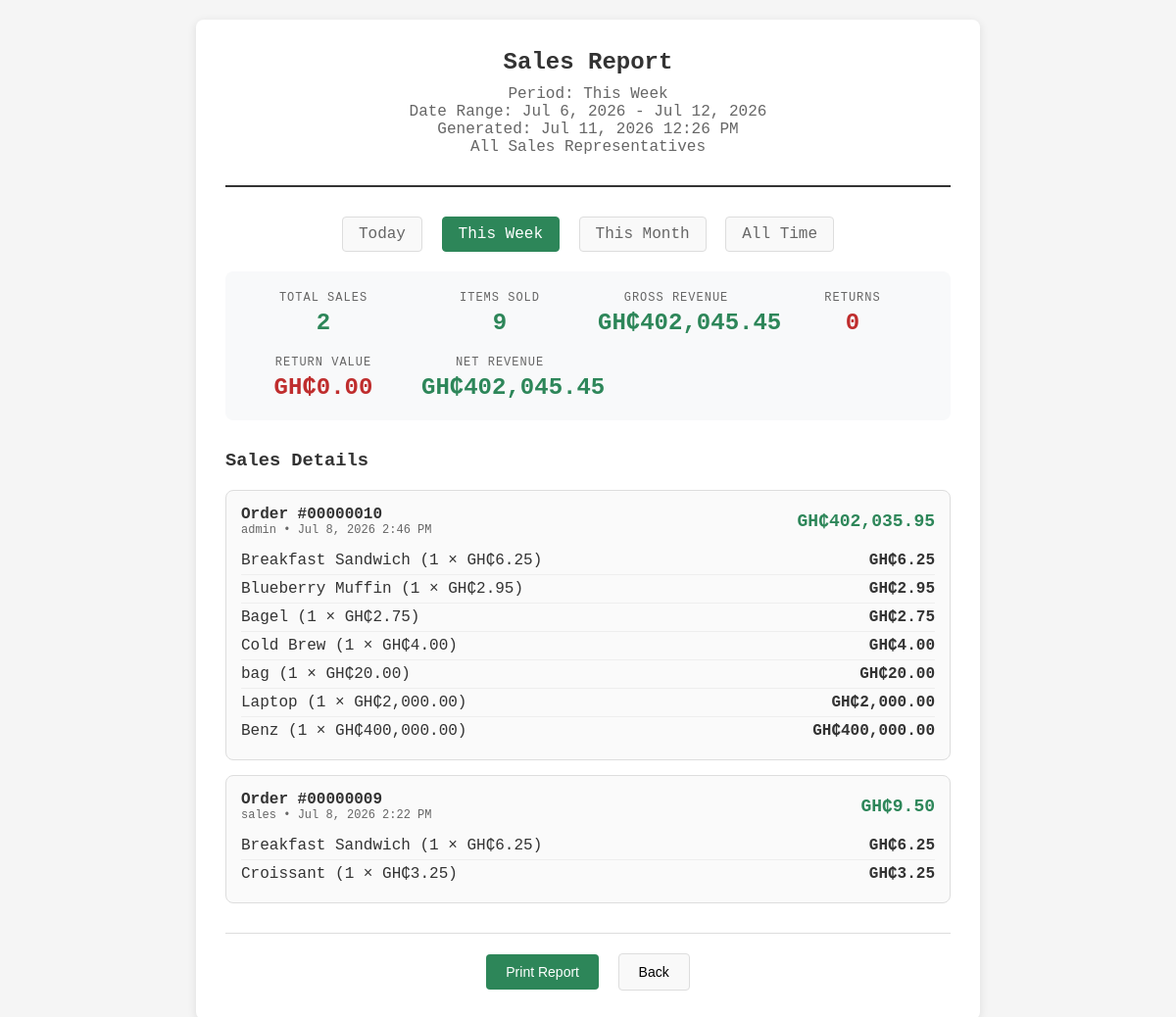
Page /sales_report.php?period=week (signed in) on the committed database.
### tables this page shows
CREATE TABLE order_items (
            id INTEGER PRIMARY KEY,
            order_id INTEGER NOT NULL,
            product_id INTEGER NOT NULL,
            name TEXT NOT NULL,
            price REAL NOT NULL,
            quantity INTEGER NOT NULL,
            subtotal REAL NOT NULL,
            FOREIGN KEY(order_id) REFERENCES orders(id)
        );

### inc/functions.php (called while the page is built, shortened)
<?php
function current_user() {
    return $_SESSION['user'] ?? null;
}

### sales_report.php (the view, shortened to what this page needs)
<?php
require_once __DIR__ . '/inc/functions.php';
$user = current_user();
$period = $_GET['period'] ?? 'day';
$periods = ['day' => 'Today', 'week' => 'This Week', 'month' => 'This Month', 'all' => 'All Time'];
$now = new DateTime();
$startDate = clone $now;
$endDate = clone $now;
switch ($period) {
    case 'week':
        $startDate->modify('monday this week')->setTime(0, 0, 0);
        $endDate->modify('sunday this week')->setTime(23, 59, 59);
        break;
}
$db = get_database();
if ($period === 'all') {
    $query = 'SELECT oi.id, oi.order_id, oi.product_id, oi.name, oi.price, oi.quantity, oi.subtotal,
                     o.username, o.total, o.created_at, o.status,
                     r.return_status, r.receipt_content
              FROM order_items oi
              JOIN orders o ON o.id = oi.order_id
              LEFT JOIN receipts r ON r.order_id = o.id';
} else {
    $query = 'SELECT oi.id, oi.order_id, oi.product_id, oi.name, oi.price, oi.quantity, oi.subtotal,
                     o.username, o.total, o.created_at, o.status,
                     r.return_status, r.receipt_content
              FROM order_items oi
              JOIN orders o ON o.id = oi.order_id
              LEFT JOIN receipts r ON r.order_id = o.id
              WHERE o.created_at >= :start_date AND o.created_at <= :end_date';
}
$query .= ' ORDER BY o.created_at DESC';
$stmt = $db->prepare($query);
if ($period !== 'all') {
    $stmt->bindValue(':start_date', $startDate->format('c'));
    $stmt->bindValue(':end_date', $endDate->format('c'));
}
$stmt->execute();
$salesData = $stmt->fetchAll(PDO::FETCH_ASSOC);
$groupedSales = [];
foreach ($salesData as $item) {
    $orderId = $item['order_id'];
    if (!isset($groupedSales[$orderId])) {
        $groupedSales[$orderId] = [
            'order_id' => $orderId,
            'username' => $item['username'],
            'total' => $item['total'],
            'created_at' => $item['created_at'],
            'status' => $item['status'],
            'return_status' => $item['return_status'],
            'receipt_content' => $item['receipt_content'],
            'items' => []
        ];
    }
    $groupedSales[$orderId]['items'][] = $item;
}
$totalSales = count($groupedSales);
$totalRevenue = 0;
$totalItems = 0;
$returnedSales = 0;
$returnedRevenue = 0;
foreach ($groupedSales as $order) {
    $totalRevenue += $order['total'];
    $totalItems += count($order['items']);
}
$netRevenue = $totalRevenue - $returnedRevenue;
?>
<!DOCTYPE html>
<html lang="en">
<head>
</head>
<body>
  <div class="report-container">
    <div class="report-header">
      <h1 class="report-title">Sales Report</h1>
      <div class="report-meta">
        Period: <?php echo $periods[$period]; ?><br>
        <?php if ($period !== 'all'): ?>
        Date Range: <?php echo $startDate->format('M j, Y'); ?> - <?php echo $endDate->format('M j, Y'); ?><br>
        <?php else: ?>
        Date Range: All Time<br>
        <?php endif; ?>
        Generated: <?php echo date('M j, Y g:i A'); ?><br>
        <?php if ($user['role'] === 'admin'): ?>
          All Sales Representatives
        <?php else: ?>
          Sales Rep: <?php echo htmlspecialchars($user['username']); ?>
        <?php endif; ?>
      </div>
    </div>
    <div class="period-selector">
      <a href="?period=day" class="<?php echo $period === 'day' ? 'active' : ''; ?>">Today</a>
      <a href="?period=week" class="<?php echo $period === 'week' ? 'active' : ''; ?>">This Week</a>
      <a href="?period=month" class="<?php echo $period === 'month' ? 'active' : ''; ?>">This Month</a>
      <a href="?period=all" class="<?php echo $period === 'all' ? 'active' : ''; ?>">All Time</a>
    </div>
    <div class="stats-grid">
      <div class="stat-item">
        <div class="stat-label">Total Sales</div>
        <div class="stat-value"><?php echo $totalSales; ?></div>
      </div>
      <div class="stat-item">
        <div class="stat-label">Items Sold</div>
        <div class="stat-value"><?php echo $totalItems; ?></div>
      </div>
      <div class="stat-item">
        <div class="stat-label">Gross Revenue</div>
        <div class="stat-value">GH₵<?php echo number_format($totalRevenue, 2); ?></div>
      </div>
      <div class="stat-item">
        <div class="stat-label">Returns</div>
        <div class="stat-value negative"><?php echo $returnedSales; ?></div>
      </div>
      <div class="stat-item">
        <div class="stat-label">Return Value</div>
        <div class="stat-value negative">GH₵<?php echo number_format($returnedRevenue, 2); ?></div>
      </div>
      <div class="stat-item">
        <div class="stat-label">Net Revenue</div>
        <div class="stat-value">GH₵<?php echo number_format($netRevenue, 2); ?></div>
      </div>
    </div>
    <?php if (!empty($groupedSales)): ?>
      <div class="sales-list">
        <h3>Sales Details</h3>
        <?php foreach ($groupedSales as $order): ?>
          <div class="sale-item">
            <div class="sale-header">
              <div>
                <div class="sale-id">Order #<?php echo str_pad((string)$order['order_id'], 8, '0', STR_PAD_LEFT); ?></div>
                <div class="sale-meta">
                  <?php echo htmlspecialchars($order['username']); ?> •
                  <?php echo date('M j, Y g:i A', strtotime($order['created_at'])); ?>
                </div>
              </div>
              <div class="sale-total <?php echo $order['return_status'] === 'Returned' ? 'returned' : ''; ?>">
                GH₵<?php echo number_format($order['total'], 2); ?>
              </div>
            </div>
            <div class="sale-items">
              <?php foreach ($order['items'] as $item): ?>
                <div class="item-row">
                  <div class="item-name">
                    <?php echo htmlspecialchars($item['name']); ?> (<?php echo $item['quantity']; ?> × GH₵<?php echo number_format($item['price'], 2); ?>)
                  </div>
                  <div class="item-price">GH₵<?php echo number_format($item['subtotal'], 2); ?></div>
                </div>
              <?php endforeach; ?>
            </div>
          </div>
        <?php endforeach; ?>
      </div>
    <?php else: ?>
      <p style="text-align: center; color: #666; margin: 40px 0;">No sales found for this period.</p>
    <?php endif; ?>
    <div class="actions">
      <button class="print-btn" onclick="window.print()">Print Report</button>
      <button onclick="window.history.back()">Back</button>
    </div>
  </div>
</body>
</html>

### sales_report.php (style rules this page uses)
* { box-sizing: border-box; }
body { font-family: 'Courier New', monospace; margin: 0; padding: 20px; background: #f5f5f5; color: #333; }
.report-container { max-width: 800px; margin: 0 auto; background: white; padding: 30px; border-radius: 8px; box-shadow: 0 2px 10px rgba(0,0,0,0.1); }
.report-header { text-align: center; border-bottom: 2px solid #333; padding-bottom: 20px; margin-bottom: 30px; }
.report-title { font-size: 24px; font-weight: bold; margin: 0; }
.report-meta { margin: 10px 0; color: #666; }
.stats-grid { display: grid; grid-template-columns: repeat(auto-fit, minmax(150px, 1fr)); gap: 20px; margin-bottom: 30px; padding: 20px; background: #f8f9fa; border-radius: 8px; }
.stat-item { text-align: center; }
.stat-label { font-size: 12px; color: #666; text-transform: uppercase; letter-spacing: 1px; }
.stat-value { font-size: 24px; font-weight: bold; color: #2d8659; margin-top: 5px; }
.stat-value.negative { color: #bf2d2d; }
.sales-list { margin-top: 30px; }
.sale-item { border: 1px solid #ddd; border-radius: 8px; padding: 15px; margin-bottom: 15px; background: #fafafa; }
.sale-header { display: flex; justify-content: space-between; align-items: center; margin-bottom: 10px; }
.sale-id { font-weight: bold; font-size: 16px; }
.sale-meta { font-size: 12px; color: #666; }
.sale-total { font-size: 18px; font-weight: bold; color: #2d8659; }
.sale-items { margin-top: 10px; }
.item-row { display: flex; justify-content: space-between; padding: 5px 0; border-bottom: 1px solid #eee; }
.item-row:last-child { border-bottom: none; }
.item-name { font-weight: 500; }
.item-price { font-weight: bold; }
.actions { text-align: center; margin-top: 30px; padding-top: 20px; border-top: 1px solid #ddd; }
button { padding: 10px 20px; border: 1px solid #ddd; border-radius: 4px; background: #f9f9f9; cursor: pointer; font-size: 14px; margin: 0 5px; }
button.print-btn { background: #2d8659; color: white; border: none; }
.period-selector { text-align: center; margin-bottom: 20px; }
.period-selector a { display: inline-block; padding: 8px 16px; margin: 0 5px; text-decoration: none; color: #666; border: 1px solid #ddd; border-radius: 4px; background: #f9f9f9; }
.period-selector a.active { background: #2d8659; color: white; border-color: #2d8659; }

### rows in the picture
order_items: name "Breakfast Sandwich", quantity "1", price "6.25", subtotal "6.25"
order_items: name "Blueberry Muffin", quantity "1", price "2.95", subtotal "2.95"
order_items: name "Bagel", quantity "1", price "2.75", subtotal "2.75"
order_items: name "Cold Brew", quantity "1", price "4.00", subtotal "4.00"
order_items: name "bag", quantity "1", price "20.00", subtotal "20.00"
order_items: name "Laptop", quantity "1", price "2,000.00", subtotal "2,000.00"
order_items: name "Benz", quantity "1", price "400,000.00", subtotal "400,000.00"
order_items: name "Breakfast Sandwich", quantity "1", price "6.25", subtotal "6.25"
order_items: name "Croissant", quantity "1", price "3.25", subtotal "3.25"

### other values in the picture
$periods[$period] "This Week"
$startDate->format('M j, Y') "Jul 6, 2026"
$endDate->format('M j, Y') "Jul 12, 2026"
$totalSales "2"
$totalItems "9"
$totalRevenue "402,045.45"
$returnedSales "0"
$returnedRevenue "0.00"
$netRevenue "402,045.45"
str_pad((string)$order['order_id'], 8, '0', STR_PAD_LEFT) "00000010"
$order['username'] "admin"
date('M j, Y g:i A', strtotime($order['created_at'])) "Jul 8, 2026 2:46 PM"
$order['total'] "402,035.95"
str_pad((string)$order['order_id'], 8, '0', STR_PAD_LEFT) "00000009"
$order['username'] "sales"
